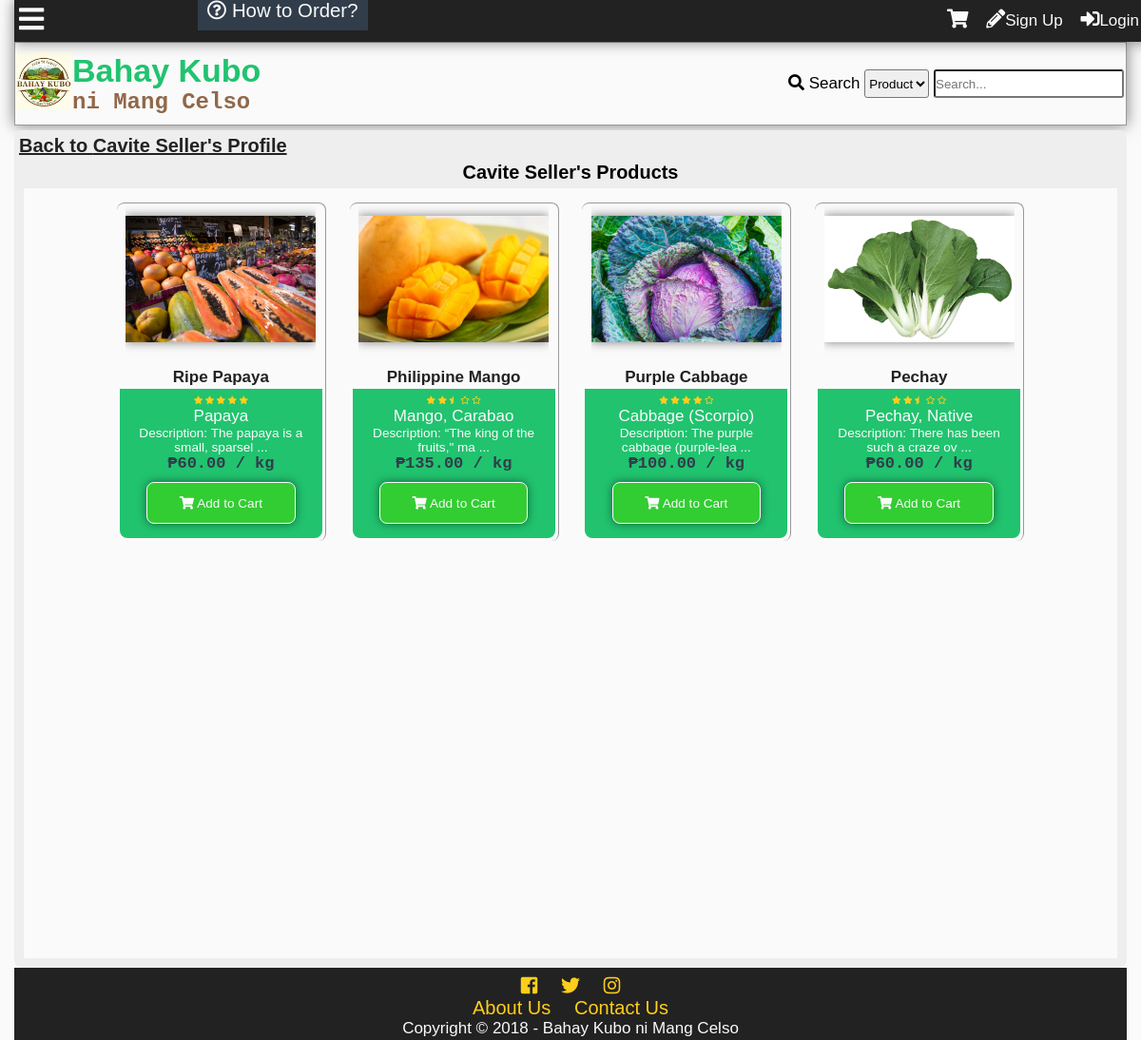
The page /myproducts.php?id=5 on the database as committed earlier.
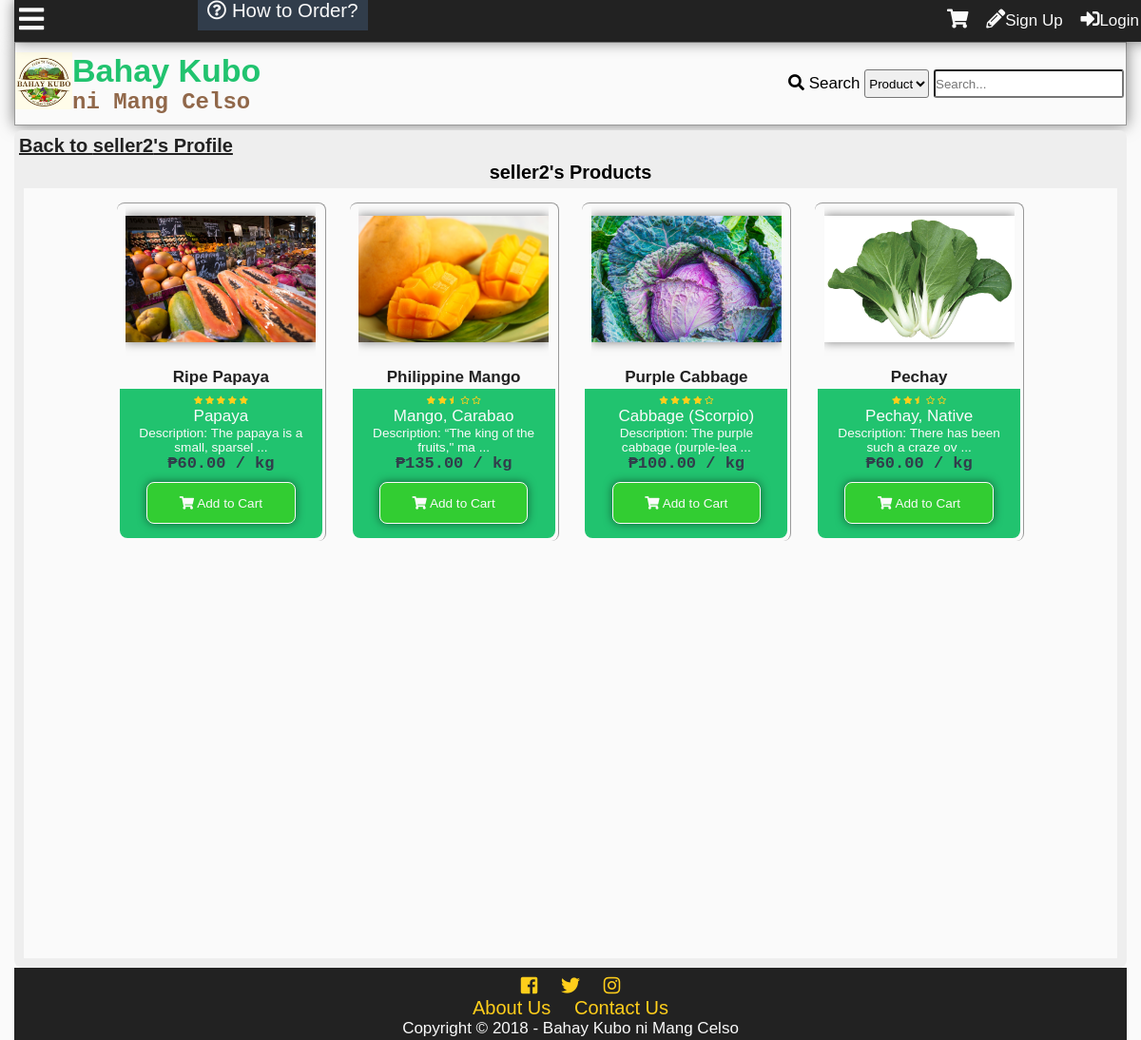
The same page on the database as committed later.
### tables this page shows
CREATE TABLE `tbluser` (
  `userid` int(11) NOT NULL,
  `username` varchar(100) NOT NULL,
  `password` varchar(100) NOT NULL,
  `firstname` varchar(100) NOT NULL,
  `middlename` varchar(100) NOT NULL,
  `lastname` varchar(100) NOT NULL,
  `birthday` varchar(20) NOT NULL,
  `datecreated` timestamp NOT NULL DEFAULT '0000-00-00 00:00:00',
  `email` varchar(100) NOT NULL,
  `phone` varchar(100) NOT NULL,
  `location` varchar(255) NOT NULL,
  `usertypeid` int(11) NOT NULL,
  `access` int(11) NOT NULL,
  `imgpath` varchar(200) NOT NULL,
  `bio` text NOT NULL,
  `is_show_email` tinyint(1) NOT NULL,
  `gender` int(11) NOT NULL,
  `lastupdate` timestamp NOT NULL DEFAULT '0000-00-00 00:00:00',
  `lastonline` timestamp NOT NULL DEFAULT '0000-00-00 00:00:00',
  `profileviews` int(11) NOT NULL
);

### functions.php (the view, shortened to what the changed rows need)
<?php
function addheader(){
	echo'<header id="main-header">
			<div class="grid-header">
				<div class="box1">
					<a href="index.php">
						<div class="logo">
							<img src="img/logo.jpg">
						</div>
						<div id="header-text">
						<h1 id="first-text">Bahay Kubo</h1><br>
							<h2 id="second-text"> ni Mang Celso</h2>
						</div>
					</a>
				</div>
				<div class="box2">';
				echo'</div>
				<div class="modal2">
				</div>
				<div id="search-dropdown">
				</div>
			</div>
		</header>
		<div class="subheader">
			<div class="subgrid">
				<div class="svg">
					<p class="open-slide" onclick="openSlideMenu()">
						<i class="fas fa-bars"></i>
					</p>
				</div>
				<div class="nav">
					<a id="How-to" href="about.php#how-to-order"><i class="far fa-question-circle"></i> How to Order?</a>
				</div>
				<div class="profile-grid">';
				echo'</div>
			</div>
		</div>
	';
}
function showProduct($where){
	$conn = new mysqli('localhost','root','','itsproject');
	$sql = "SELECT productid,category, productname, description, farmname, username, dateposted, price, img, rating FROM tblproduct as t1
	LEFT JOIN tblcategory as t2
		ON t1.categoryid = t2.categoryid
	LEFT JOIN tbluser as t3
		ON t1.userid = t3.userid
	LEFT JOIN tblfarm as t4
		ON t1.farmid = t4.farmid
	$where";
	$result = $conn->query($sql);
	while($row = $result->fetch_object()){
		$id = $row->productid;
		$category = $row->category;
		$product = $row->productname;
		$desc = $row->description;
		$price = $row->price;
		$img = $row->img;
		echo'
		<div class="product">
		<a href="product.php?id='.$id.'">
		<div class="product-img-wrap">
			<img src="'.$img.'" alt="Product Image">
		</div>
		<p class="product-title">'.$product.'</p>
		</a>
		<div class="product-content">
		<a href="product.php?id='.$id.'">
		<p>';
		echo'
		</p>
		<p class="product-category">'.$category.'</p>
		<p class="product-desc">Description: '.substr($desc,0,30).' ...</p>
		</a>
		<p class="product-price">₱'.number_format($price,2).' / kg</p>
		<div class="add-to-cart" value="'.$id.'" onclick="addThistoCart(this)"><i class="fas fa-shopping-cart"></i> Add to Cart</div>
		</div>
		</div>';
	}
}

### myproducts.php (shortened to what the changed rows need)
<?php
	include'functions.php';
	require_once'connection.php';
	if(!isset($_GET['id'])){
		die('This page doesn\'t exist.');
	}else{
		$getid=$_GET['id'];
		$sql = "SELECT username FROM tbluser WHERE userid='$getid' AND usertypeid IN(3,4)";
		$result = $conn->query($sql);
		$fetch = $result->fetch_object();
		if(!$fetch){
			die('This page doesn\'t exist.');
		}else{
			$username = $fetch->username;
		}
	}
?>
<!DOCTYPE html>
<html lang="en">
<head>
  	<link rel="stylesheet" href="css/style.css">
  	<link rel="stylesheet" href="css/fontawesome-all.css">
</head>
<body onscroll="scrollOpacity()">
	<div class="main-container">
	<?php
		addheader();
	?>
	<div class="other-content">
		<h1><a class="btp" href="profile.php?id=<?php echo $_GET['id'] ?>">Back to <?php echo $username ?>'s Profile</a></h1>
		<h3><?php echo $username;?>'s Products</h3>
		<div class="my-products">
<?php
	$string = "WHERE t1.userid = '$getid'";
	showProduct($string);
?>
		</div>
	</div>
	</div>
</body>
</html>

Rows that differ between the two databases and show on the page:
changed tbluser: username "Cavite Seller" → "seller2"
